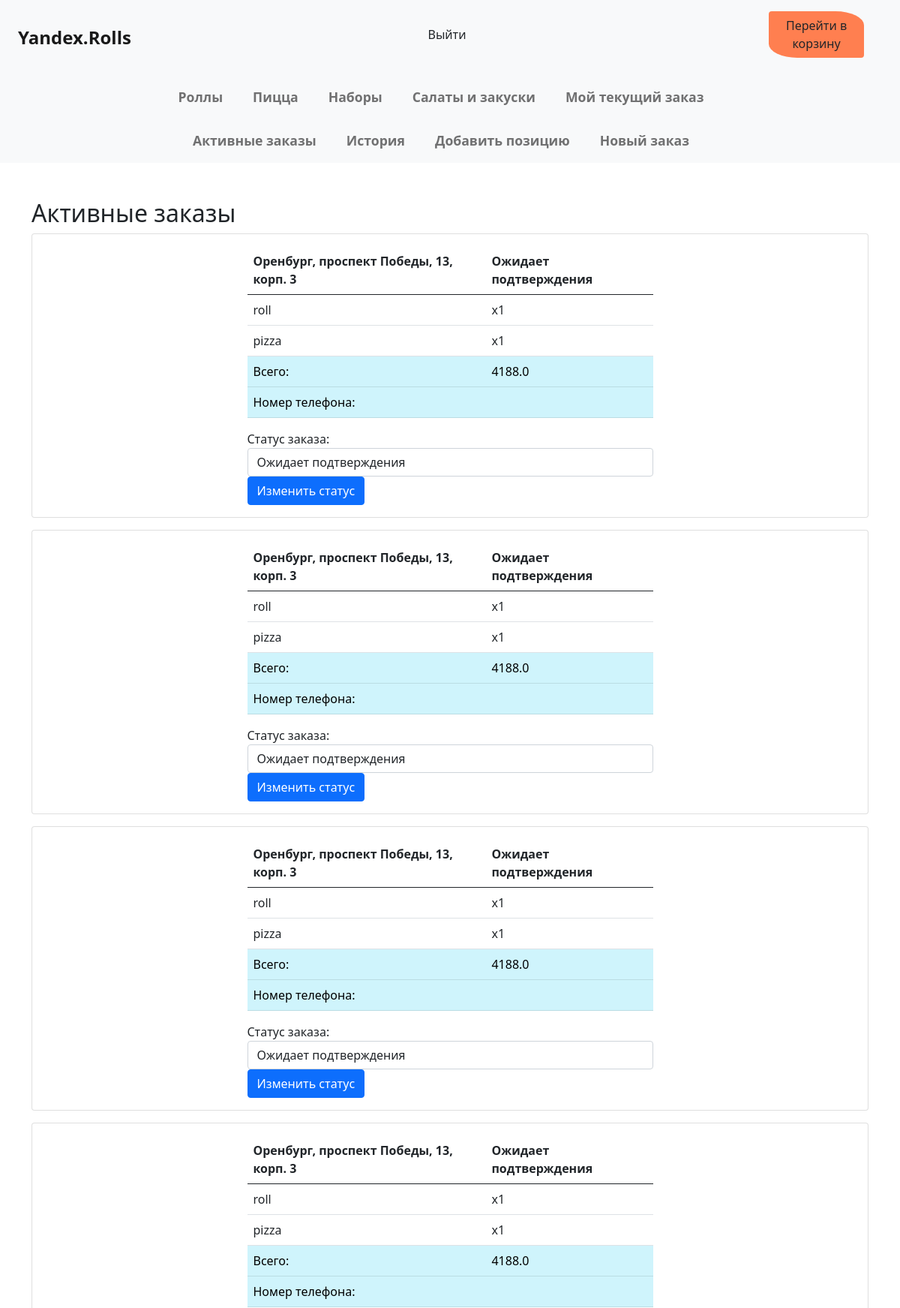
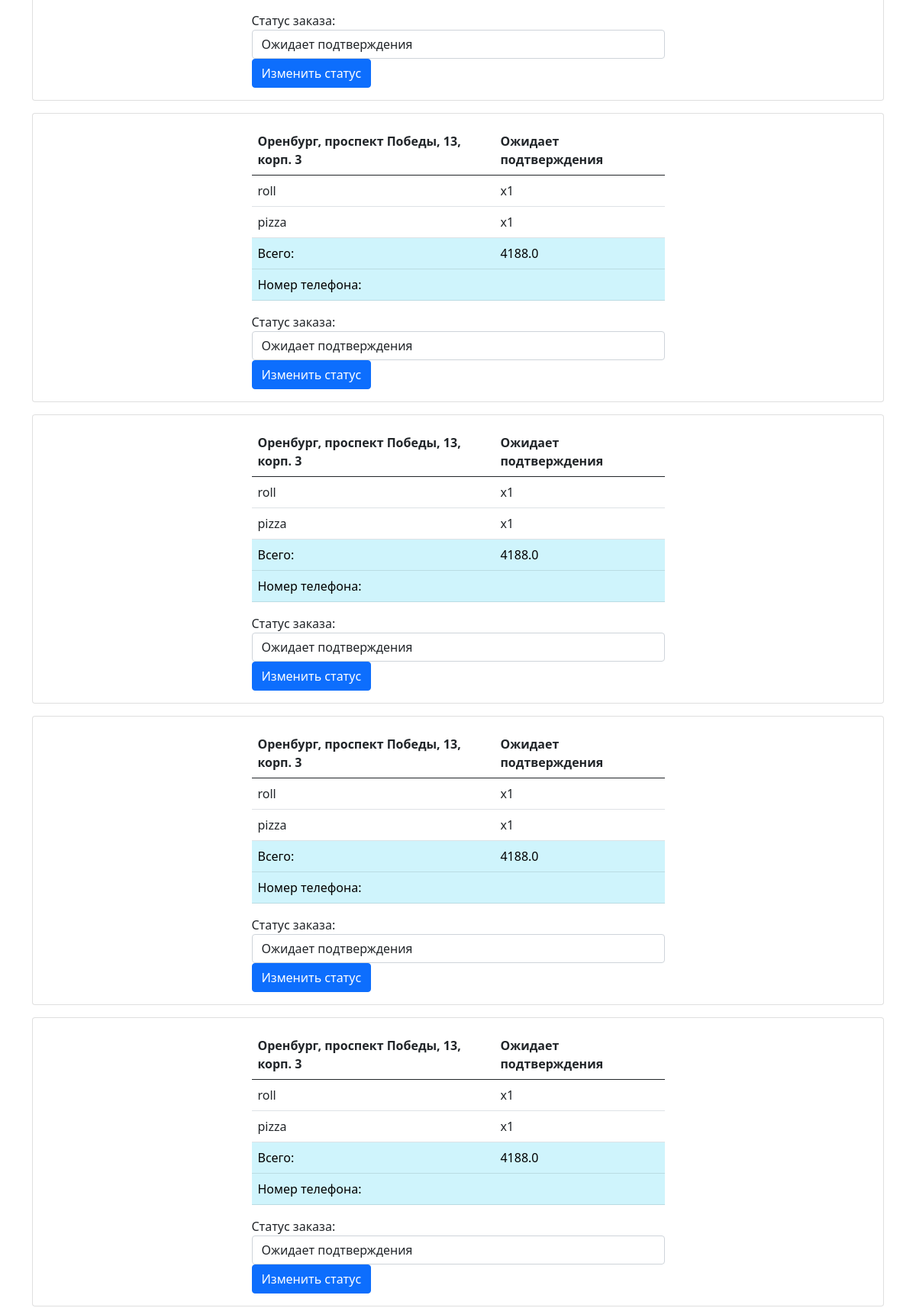
The app's page /active-orders (signed in, upper part) with its own data (2 pictures, top to bottom).
### data/orders.py (models this page shows, shortened)
class Order(SqlAlchemyBase):
    __tablename__ = 'orders'
    id = sqlalchemy.Column(sqlalchemy.Integer,
                           primary_key=True, autoincrement=True)
    customer_id = sqlalchemy.Column(sqlalchemy.Integer, sqlalchemy.ForeignKey('users.id'))
    delivery_address = sqlalchemy.Column(sqlalchemy.String)
    total_amount = sqlalchemy.Column(sqlalchemy.Float)
    datetime = sqlalchemy.Column(sqlalchemy.DateTime)
    comment = sqlalchemy.Column(sqlalchemy.Integer)  # Тип оплаты, 0 - наличка, 1 - терминал (картой)
    status_id = sqlalchemy.Column(sqlalchemy.Integer, sqlalchemy.ForeignKey(
        'statuses.id'))  # 1 - Не подтвержден, 2 - подтвержден (в работе), 3 - доставлен
    user = orm.relationship('User')
    status = orm.relationship('Status')

### data/statuses.py (models this page shows)
class Status(SqlAlchemyBase):
    __tablename__ = 'statuses'
    id = sqlalchemy.Column(sqlalchemy.Integer,
                           primary_key=True, autoincrement=True)
    title = sqlalchemy.Column(sqlalchemy.String)

### data/order_details.py (models this page shows)
class Detail(SqlAlchemyBase):
    __tablename__ = 'order_details'
    id = sqlalchemy.Column(sqlalchemy.Integer,
                           primary_key=True, autoincrement=True)
    order_id = sqlalchemy.Column(sqlalchemy.Integer, sqlalchemy.ForeignKey('orders.id'))
    item_id = sqlalchemy.Column(sqlalchemy.Integer, sqlalchemy.ForeignKey('dishes.id'))
    quantity = sqlalchemy.Column(sqlalchemy.Integer)
    item = orm.relationship('Dish')
    order = orm.relationship('Order')

### data/dishes.py (models this page shows, shortened)
class Dish(SqlAlchemyBase, SerializerMixin):
    __tablename__ = 'dishes'
    id = sqlalchemy.Column(sqlalchemy.Integer,
                           primary_key=True, autoincrement=True)
    title = sqlalchemy.Column(sqlalchemy.String)
    weight = sqlalchemy.Column(sqlalchemy.Integer)
    description = sqlalchemy.Column(sqlalchemy.String)
    structure = sqlalchemy.Column(sqlalchemy.String)
    price = sqlalchemy.Column(sqlalchemy.Integer)
    type_id = sqlalchemy.Column(sqlalchemy.Integer, sqlalchemy.ForeignKey('types.id'))
    image_id = sqlalchemy.Column(sqlalchemy.Integer, sqlalchemy.ForeignKey('images.id'))
    image = orm.relationship('Image')
    type = orm.relationship('Type')

### main.py (the view)
@app.route('/active-orders')
@login_required
def active_orders():
    return get_orders('orders_list.html', 1, 2)

### data/db_session.py (called while the page is built)
def create_session() -> Session:
    global __factory
    return __factory()

### main.py (called while the page is built)
def get_orders(html: str, *args):
    if current_user.is_authenticated and current_user.status == "super":
        db_sess = db_session.create_session()
        if len(args) == 1:
            orders = db_sess.query(Order).filter(Order.status_id == args[0]).all()
        else:
            orders = db_sess.query(Order).filter(Order.status_id.in_(args)).all()
        data = []
        for order in orders:
            details = db_sess.query(Detail).filter(Detail.order_id == order.id).all()
            data.append({
                'order': order,
                'details': details
            })
        statuses = db_sess.query(Status).all()
        return render_template(html, data=data, statuses=statuses)
    else:
        return redirect('/')

@login_manager.user_loader
def load_user(user_id):
    db_sess = db_session.create_session()
    return db_sess.query(User).get(user_id)

### templates/orders_list.html (shortened to what this page needs)
{% extends "base.html" %}
{% block content %}
<div class="container mt-5">
    <h2>Активные заказы</h2>
    {% for item in data %}
    <div class="card mb-3">
        <div class="card-body">
            <div class="table-responsive">
                <table class="table">
                    <thead class="thead-light">
                    <tr>
                        <th>{{ item.order.delivery_address }}</th>
                        <th>{{ item.order.status.title }}</th>
                    </tr>
                    </thead>
                    <tbody>
                    {% for product in item.details %}
                    <tr>
                        <td>{{ product.item.title }}</td>
                        <td>x{{ product.quantity }}</td>
                    </tr>
                    {% endfor %}
                    <tr class="table-info">
                        <td>Всего:</td>
                        <td>{{ item.order.total_amount }}</td>
                    </tr>
                    <tr class="table-info">
                        <td>Номер телефона:</td>
                        <td>{{ item.order.user.phone_number }}</td>
                    </tr>
                    </tbody>
                </table>
                <div style="display: flex; justify-content: center;">
                    <form action="{{ url_for('change_order_status') }}" method="post">
                        <div class="form-group">
                            <label for="statusSelect{{ item.order.id }}">Статус заказа:</label>
                            <select class="form-control" id="statusSelect{{ item.order.id }}" name="new_status">
                                {% for status in statuses %}
                                <option value="{{ status.id }}" {% if status.id== item.order.status_id %}selected{%
                                        endif %}>
                                    {{ status.title }}
                                </option>
                                {% endfor %}
                            </select>
                        </div>
                        <button type="submit" class="btn btn-primary">Изменить статус</button>
                    </form>
                </div>
            </div>
        </div>
    </div>
    {% endfor %}
</div>
{% endblock %}

### templates/base.html (shortened to what this page needs)
<!DOCTYPE html>
<html lang="en">
<head>
    <link rel="stylesheet" href="https://cdn.jsdelivr.net/npm/bootstrap@5.0.0-beta1/dist/css/bootstrap.min.css"
>
    <link rel="stylesheet" href="../static/css/style.css">
</head>
<body>
<header class="header" id="mainHeader">
    <nav class="navbar navbar-expand-md navbar-light bg-light" id="mainNavbar">
        <a class="navbar-brand" href="/" id="brandName">Yandex.Rolls</a>
        <div class="collapse navbar-collapse" id="navbarSupportedContent">
            <ul class="navbar-nav mr-auto">
                {% if not current_user.is_authenticated %}
                <a href="/login">
                    <li class="nav-item">
                        <button type="button" class="btn mb-2 me-5">Вход</button>
                    </li>
                </a>
                <li class="nav-item">
                    <a href="/register">
                        <button type="button" class="btn mb-2 me-5">
                            Регистрация
                        </button>
                    </a>
                </li>
                {% else %}
                <li class="nav-item">
                    <a href="/logout" id="logoutBtn">
                        <button type="button" class="btn mb-2 me-5">
                            Выйти
                        </button>
                    </a>
                </li>
                {% endif %}
            </ul>
        </div>
        <button type="button" class="btn mb-2 me-5" id="basketBtn" onclick="location.href='/basket'">Перейти в
            корзину</a></button>
        <br>
    </nav>
    <nav class="navbar navbar-expand-lg navbar-light bg-light">
        <div class="collapse navbar-collapse flex-column flex-lg-row" id="navbarNav">
            <ul class="navbar-nav">
                <li class="nav-item">
                    <a class="nav-link" href="/items/rolls">Роллы</a>
                </li>
                <li class="nav-item">
                    <a class="nav-link" href="/items/pizza">Пицца</a>
                </li>
                <li class="nav-item">
                    <a class="nav-link" href="/items/sets">Наборы</a>
                </li>
                <li class="nav-item">
                    <a class="nav-link" href="/items/snacks">Салаты и закуски</a>
                </li>
                {% if current_user.is_authenticated %}
                <li class="nav-item">
                    <a class="nav-link" href="#">Мой текущий заказ</a>
                </li>
                {% endif %}
            </ul>
        </div>
    </nav>
    {% if current_user.status == 'super' %}
    <header class="header">
        <nav class="navbar navbar-expand-lg navbar-light bg-light">
            <div class="collapse navbar-collapse flex-column flex-lg-row" id="superNavbar">
                <ul class="navbar-nav">
                    <li class="nav-item">
                        <a class="nav-link" href="/active-orders">Активные заказы</a>
                    </li>
                    <li class="nav-item">
                        <a class="nav-link" href="/history-orders">История</a>
                    </li>
                    <li class="nav-item">
                        <a class="nav-link" href="/new-position">Добавить позицию</a>
                    </li>
                    <li class="nav-item">
                        <a class="nav-link" href="#">Новый заказ</a>
                    </li>
                </ul>
            </div>
        </nav>
    </header>
    {% endif %}
</header>
{% block content %}{% endblock %}
</body>
</html>

### static/css/style.css (style rules this page uses)
#brandName { padding: 1.5rem; }
.navbar-collapse { justify-content: center; }
.navbar-nav .nav-link { margin-right: 1.5rem; }
#basketBtn { background-color: #FF7F50; border-top-right-radius: 30%; border-bottom-left-radius: 30%; }
.navbar-brand { font-size: 1.5rem; font-weight: bold; }
.navbar-nav .nav-link { font-size: 1.1rem; font-weight: bold; }
form { width: 50%; margin: auto; }
.table { width: 50%; margin-left: auto; margin-right: auto; }

### records on screen
Order: order.delivery_address "Оренбург, проспект Победы, 13, корп. 3", order.total_amount "4188.0", new_status "Ожидает подтверждения"
Status: order.status "Ожидает подтверждения" "Ожидает подтверждения" "Ожидает подтверждения" "Ожидает подтверждения" "Ожидает подтверждения" "Ожидает подтверждения" "Ожидает подтверждения" "Ожидает подтверждения"
Detail: item "roll", quantity "1"
Detail: item "pizza", quantity "1"
Order: order.delivery_address "Оренбург, проспект Победы, 13, корп. 3", order.total_amount "4188.0", new_status "Ожидает подтверждения"
Detail: item "roll", quantity "1"
Detail: item "pizza", quantity "1"
Order: order.delivery_address "Оренбург, проспект Победы, 13, корп. 3", order.total_amount "4188.0", new_status "Ожидает подтверждения"
Detail: item "roll", quantity "1"
Detail: item "pizza", quantity "1"
Order: order.delivery_address "Оренбург, проспект Победы, 13, корп. 3", order.total_amount "4188.0", new_status "Ожидает подтверждения"
Detail: item "roll", quantity "1"
Detail: item "pizza", quantity "1"
Order: order.delivery_address "Оренбург, проспект Победы, 13, корп. 3", order.total_amount "4188.0", new_status "Ожидает подтверждения"
Detail: item "roll", quantity "1"
Detail: item "pizza", quantity "1"
Order: order.delivery_address "Оренбург, проспект Победы, 13, корп. 3", order.total_amount "4188.0", new_status "Ожидает подтверждения"
Detail: item "roll", quantity "1"
Detail: item "pizza", quantity "1"
Order: order.delivery_address "Оренбург, проспект Победы, 13, корп. 3", order.total_amount "4188.0", new_status "Ожидает подтверждения"
Detail: item "roll", quantity "1"
Detail: item "pizza", quantity "1"
Order: order.delivery_address "Оренбург, проспект Победы, 13, корп. 3", order.total_amount "4188.0", new_status "Ожидает подтверждения"
Detail: item "roll", quantity "1"
Detail: item "pizza", quantity "1"
